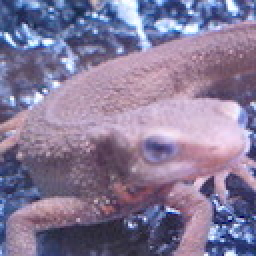
#> input picture backend/files/sample/imori.jpeg, 128 x 128 px (shown 2 times larger)
$ python q29.py
#> lines starting #> are read from the running program, lines starting #| are printed output that depends on the picture
#> in solve, img is the input picture: shape (128, 128, 3); mean B, G, R 152.8, 121.8, 134.1
import matplotlib.pyplot as plt
import numpy as np
import cv2
import datetime
from PIL import Image

def affine(img: np.ndarray, a: float=1, b: float=0, c: float=0, d: float=1, tx: int = 0, ty: int = 0):
#> called with a = 1.3, b = 0, c = 0, d = 0.8, tx = 0, ty = 0
	H, W, C = img.shape
#> H = 128; W = 128; C = 3

	# 外枠を黒で囲んだ元画像
	surrounded_img = np.zeros((H+2, W+2, C), dtype=np.float32)
	surrounded_img[1:H+1, 1:W+1, :] = img.copy()
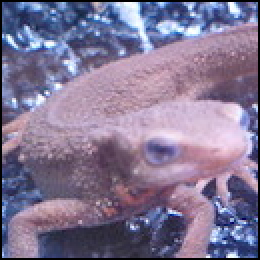
#> surrounded_img: shape (130, 130, 3) float32 (shown 2 times larger); mean B, G, R 148.1, 118.1, 130

	# 出力画像の高さ・幅
	H_out = np.round(H * d).astype(np.int32)
#> H_out = 102
	W_out = np.round(W * a).astype(np.int32)
#> W_out = 166
	# print(H_out, W_out)

	y = np.repeat(np.arange(1, H_out+1), W_out).astype(np.int32)
#> y = 16932 values from 1 to 102
	x = np.tile(np.arange(1, W_out+1), H_out).astype(np.int32)

	# 逆変換で元画像のインデックスを求める
	adbc = a * d - b * c
	x_index = np.round((d * x  - b * y) / adbc).astype(np.int32) - tx
	y_index = np.round((-c * x + a * y) / adbc).astype(np.int32) - ty
#> y_index = 16932 values from 1 to 127

	# 元画像の配列外を参照する場合は外枠（黒）とする
	x_index = np.minimum(np.maximum(x_index, 0), W+1)
	y_index = np.minimum(np.maximum(y_index, 0), H+1)

	# ファンシーインデックスで取得して3次元配列に変換
	out = surrounded_img[y_index, x_index, :].reshape(H_out, W_out, -1)
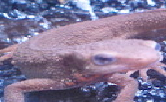
#> out: shape (102, 166, 3) float32; mean B, G, R 152.5, 121.7, 134.2

	return out


def solve(file_path: str, save_dir: str = "files/"):
    img = cv2.imread(file_path)

    img_result_1 = affine(img, a=1.3, b=0, c=0, d=0.8, tx=0, ty=0)

    img_result_2 = affine(img_result_1, a=1, b=0, c=0, d=1, tx=30, ty=-30)
#> call 2 of affine, with a = 1, b = 0, c = 0, d = 1, tx = 30, ty = -30
#> in affine (call 2), `surrounded_img[1:H+1, 1:W+1, :] = img.copy()`:
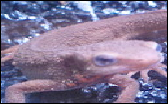
#> surrounded_img: shape (104, 168, 3) float32; mean B, G, R 147.8, 118, 130.1
#> in affine (call 2), `out = surrounded_img[y_index, x_index, :].reshape(H_out, W_out, -1)`:
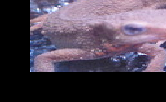
#> out: shape (102, 166, 3) float32; mean B, G, R 84.1, 69.1, 80.2

    dt_now = datetime.datetime.now()
    save_path_1 = f"{dt_now.strftime('%Y%m%d%H%M%S_1')}.jpg"
    cv2.imwrite(save_dir + save_path_1, img_result_1)
    save_path_2 = f"{dt_now.strftime('%Y%m%d%H%M%S_2')}.jpg"
    cv2.imwrite(save_dir + save_path_2, img_result_2)
    return {"path": save_path_1}


if __name__ == "__main__":
	sample_path = "../../files/sample/imori.jpeg"
	save_dir = "../../files/"
	result_path_1 = save_dir + solve(sample_path, save_dir)["path"]
	result_path_2 = result_path_1.replace("_1", "_2")

	plt.figure(figsize=(12, 3))
	plt.subplot(1, 3, 1)
	plt.title('input')
	sample_image = Image.open(sample_path)
	sample_array = np.asarray(sample_image)
	plt.imshow(sample_array)

	plt.subplot(1, 3, 2)
	plt.title('output (1)')
	result_image_1 = Image.open(result_path_1)
	result_array_1 = np.asarray(result_image_1)
	plt.imshow(result_array_1)

	plt.subplot(1, 3, 3)
	plt.title('output (2)')
	result_image_2 = Image.open(result_path_2)
	result_array_2 = np.asarray(result_image_2)
	plt.imshow(result_array_2)

	plt.show()
